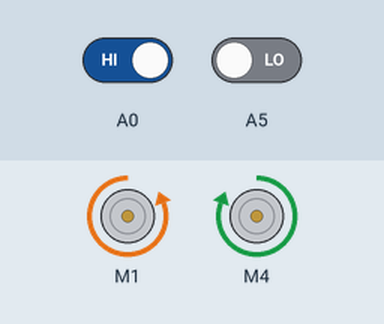
The sketch below on a simulated Arduino Uno, built with avr-gcc and run on an emulated ATmega328P. Parts: 2 × DC motor (green arrow = forward, orange = backward, longer = faster). Inputs (shaded band) come from the test bench; at power-on: A0 HIGH, A5 LOW. What the sketch prints to the serial monitor is not drawn.

Above: at 1.2 s.
1.3 s: A0 driven LOW
At 2.0 s:
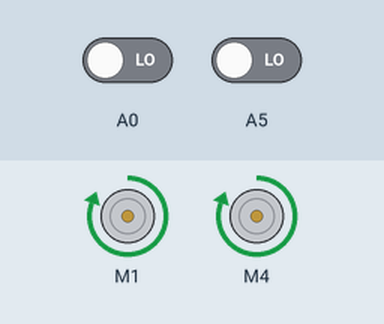
2.8 s: A5 driven HIGH
At 3.1 s:
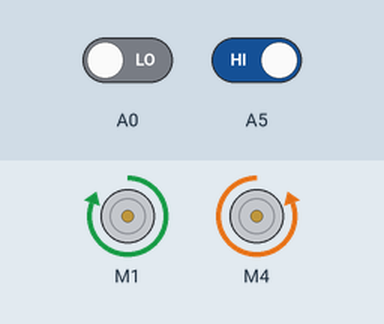
4.3 s: A0 driven HIGH
At 5.5 s:
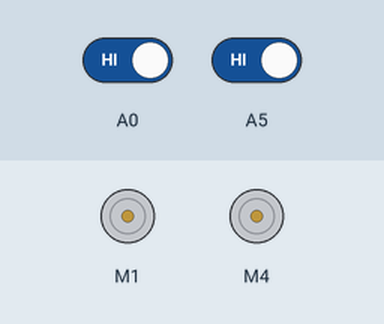
5.8 s: A5 driven LOW
At 6.6 s:
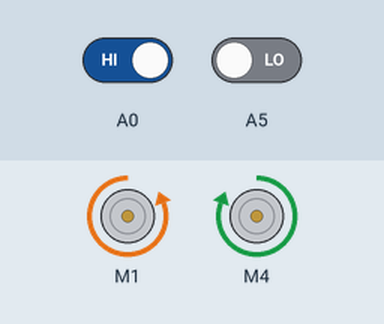
Timing chart, 0 to 8.3 s (numbered marks = the images above; inputs shaded):
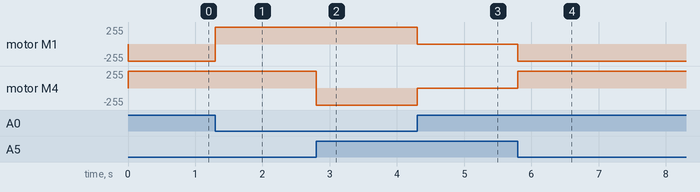

The sketch:

4_EDU_line_tracer.ino
```cpp
/* 이 소스는 에듀이노(Eduino)에 의해서 번역, 수정, 작성되었고 소유권 또한 에듀이노의 것입니다.
 *  소유권자의 허락을 받지 않고 무단으로 수정, 삭제하여 배포할 시 법적인 처벌을 받을 수도 있습니다.
 *
 *  에듀이노 교육용 2휠 라인트레이서 기본예제
 *
 */

#include <SoftwareSerial.h>
#include <AFMotor.h>
AF_DCMotor motor_L(1);              // 모터드라이버 L293D  1: M1에 연결,  4: M4에 연결
AF_DCMotor motor_R(4);
int turn_state = 0;                 // 0 = 직진, 1 = 우회전 2 = 좌회전

void setup() {
  Serial.begin(9600);              // PC와의 시리얼 통신속도
  Serial.println("Eduino Smart Car Start!");

  // turn on motor
  motor_L.setSpeed(255);              // 왼쪽 모터의 속도
  motor_L.run(RELEASE);
  motor_R.setSpeed(255);              // 오른쪽 모터의 속도
  motor_R.run(RELEASE);
}

void loop() {
    int val1 = digitalRead(A0);    // 라인센서1
    int val2 = digitalRead(A5);    // 라인센서2

      if (val1 == 0 && val2 == 0) {                   // 직진
       motor_L.run(FORWARD);
       motor_R.run(FORWARD);
       //Serial.println("F");
      }
      else if (val1 == 0 && val2 == 1) {              // 우회전 1
       motor_L.run(FORWARD);
       motor_R.run(BACKWARD);
       //Serial.println("->");
      }
      else if (val1 == 1 && val2 == 0) {              // 좌회전 2
        motor_L.run(BACKWARD);
        motor_R.run(FORWARD);
        //Serial.println("<-");
      }
      else if (val1 == 1 && val2 == 1) {              // 정지
        motor_L.run(RELEASE);
        motor_R.run(RELEASE);
        //Serial.println("s");
      }

}
```

Measured:
- after the input at 1.3 s, motor M1: backward 255/255 → forward 255/255 at once
- after the input at 2.8 s, motor M4: forward 255/255 → backward 255/255 at once
- after the input at 4.3 s, motor M1: forward 255/255 → stopped at once; motor M4: backward 255/255 → stopped at once
- after the input at 5.8 s, motor M1: stopped → backward 255/255 at once; motor M4: stopped → forward 255/255 at once
